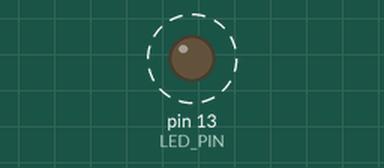
Recording of a sketch running on a simulated Arduino Nano, built with avr-gcc and run on an emulated ATmega328P. Parts: output pins drawn as LEDs (lit = HIGH). Dashed ring = blinking.

Above: at 0.5 s.
Timing chart, 0 to 4.6 s (numbered marks = the images above):
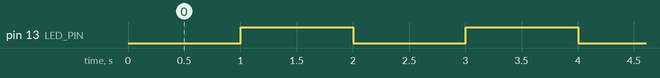

Measured:
- by itself, pin 13 (LED_PIN): alternates HIGH for 1.0 s and LOW for 1.0 s

The sketch:

32_blink_millis.ino
```cpp
// blink example without delay
#define LED_PIN 13
#define BLINK_TIME 1000
unsigned long time;       // type to store millis is very important!
unsigned long time_old;

// the setup function runs once when you press reset or power the board
void setup() {
  // initialize digital pin LED_BUILTIN as an output.
  pinMode(LED_PIN, OUTPUT);
}

// the loop function runs over and over again forever
void loop() {
  time = millis();
  if (time - time_old > BLINK_TIME) {
    digitalWrite(LED_PIN, !digitalRead(LED_PIN));   // toggle LED depending on previous state
    time_old = millis();
  }
}
```
